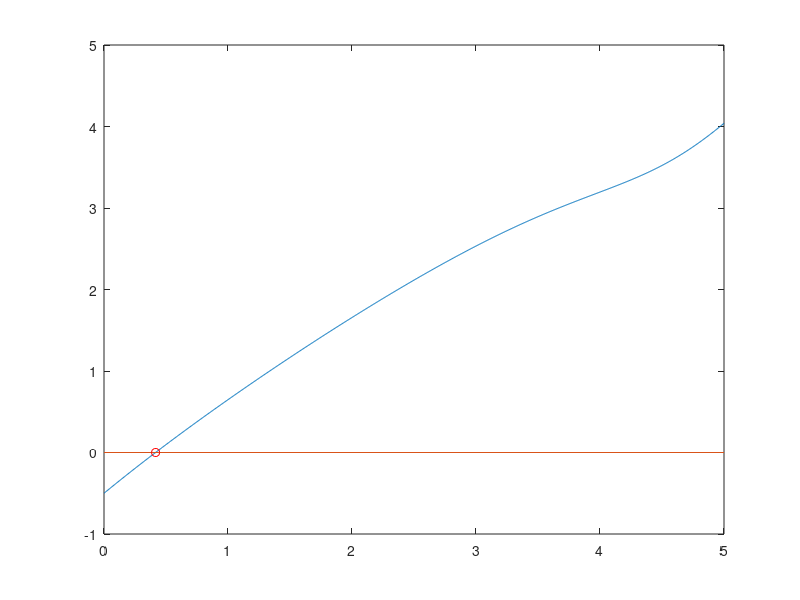

Here is the MATLAB script that generated this plot: (Note: this script raises an error after producing the figure.)
%%
addpath('..\lib')

%% 1)
clc; clear; format long;

f = @(x) x - (1 ./ (sin(x) + 2));
a = 0;
b = 5;

zs = linspace(a, b, 1000);
plot(zs, f(zs), [a b], [0 0])

% 1.
z = fzero(f, [a b])
hold on
plot(z, f(z), 'or')

% 2.
toll = 1e-8;
[zb, nitb] = bisezione(f, a, b, toll)

% 3.
x0 = 2;
nitmax = 200;
df = @(x) 1 + 1 ./ (sin(x) + 2).^2 .* (cos(x));
[zn, nitn] = newton(f, df, x0, toll, nitmax)

% 4.
abs(z - zb)
abs(z - zn)

%% 2)
clc; clear; format long;

f = @(x) 2*x.^2 - 1 ./ (cos(x.^2) + 3);
a = 0;
b = 5;

zs = linspace(a, b, 1000);
plot(zs, f(zs), [a b], [0 0])

% 1.
z = fzero(f, [a, b])
hold on
plot(z, f(z), 'or')

% 2.
tollb = 1e-2;
[x0, nitb] = bisezione(f, a, b, tollb)

tolln = 1e-6;
nitmax = 200;
df = @(x) 4*x + (1 ./ (cos(x.^2) + 3).^2 .* - 2.*x.*sin(x.^2));

[zn, nitn] = newton(f, df, x0, tolln, nitmax)

% 3.
abs(z - zn)

%% 3)
clc; clear; format short e;

f = @(t, y) (cos(2*pi*t) - 4*t.^2) .* y;
tspan = [0 5];
y0 = 4;

sol = @(t) 4 * exp((1/(2*pi))*sin(2*pi*t) - (4/3)*t.^3);

[T, Y] = ode45(f, tspan, y0);
Ymax = max(Y)

err = norm(Y-sol(T),inf) / norm(sol(T),inf)

It = trapz(T, Y)

Ie = integral(sol, 0, 5);
errI = abs(It - Ie) / abs(Ie)
